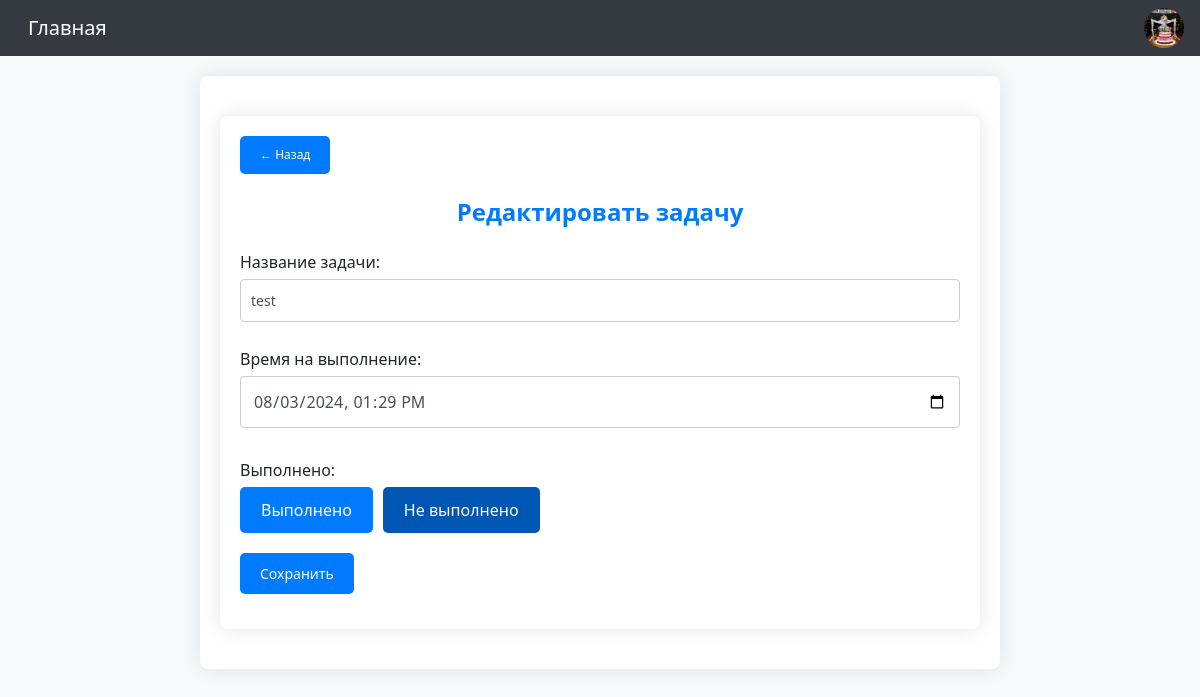
The app's page /project/20/tasks/edit/19/ (signed in) with its own data.
### users_app/models.py (models this page shows, shortened)
class CustomUser(AbstractUser):
    bio = models.TextField(blank=True)
    avatar = models.ImageField(upload_to='avatars/', blank=True, null=True)
    location = models.CharField(max_length=255, blank=True)
    birth_date = models.DateField(null=True, blank=True)
    groups = models.ManyToManyField(
        'auth.Group',
        related_name='custom_user_set',
        blank=True,
        help_text='The groups this user belongs to. A user will get all permissions granted to each of their groups.',
        verbose_name='groups'
    )
    user_permissions = models.ManyToManyField(
        'auth.Permission',
        related_name='custom_user_set',
        blank=True,
        help_text='Specific permissions for this user.',
        verbose_name='user permissions'
    )
    class Meta:
        verbose_name = 'Пользователь'
        verbose_name_plural = 'Пользователи'

### task_app/models.py (models this page shows, shortened)
class Task(models.Model):
    author = models.ForeignKey(settings.AUTH_USER_MODEL, on_delete=models.CASCADE)
    title = models.CharField(max_length=255)
    created_at = models.DateTimeField(auto_now_add=True)
    completed = models.BooleanField(default=False)
    due_date = models.DateTimeField(null=True, blank=True)
    project = models.ForeignKey(Project, on_delete=CASCADE, related_name='tasks', null=True, blank=True)
    tags = models.ManyToManyField(Tag, related_name='tasks')

### task_app/views.py (the view, shortened to what this page needs)
# urls.py: path('project/<int:project_id>/tasks/edit/<int:pk>/', TaskUpdateView.as_view(), name='edit_task'),
class TaskUpdateView(UpdateView):
    model = Task
    form_class = EditTaskForm
    template_name = 'task_update.html'

### task_app/forms.py
class EditTaskForm(forms.ModelForm):
    COMPLETED_CHOICES = [
        (True, 'Выполнено'),
        (False, 'Не выполнено')
    ]
    completed = forms.ChoiceField(
        choices=COMPLETED_CHOICES,
        widget=forms.RadioSelect(),
        label='Статус выполнения'
    )
    class Meta:
        model = Task
        fields = ['title', 'due_date', 'completed']
        labels = {
            'title': 'Название задачи',
            'due_date': 'Дедлайн',
            'completed': 'Статус выполнения',
        }
        widgets = {
            'due_date': forms.DateTimeInput(attrs={'type': 'datetime-local', 'class': 'form-control'}),
            'title': forms.TextInput(attrs={'class': 'form-control'}),
        }

### task_app/templates/task_update.html (shortened to what this page needs)
{% extends 'base.html' %}
{% load static %}
    {% block content %}
        <div class="container">
            <a href="{% url 'tasks_template' project_id=object.project_id %}" class="back-button">Назад</a>
            <div class="project-title">Редактировать задачу</div>
            <form method="post" enctype="multipart/form-data">
                <div class="form-group">
                    <label for="title">Название задачи:</label>
                    {{ form.title }}
                </div>
                <div class="form-group">
                    <label for="due_date">Время на выполнение:</label>
                    {{ form.due_date }}
                </div>
                <div class="form-group">
                    <label for="completed">Выполнено:</label>
                    <div class="button-group">
                        <label for="completed_true" class="btn">Выполнено</label>
                        <label for="completed_false" class="btn">Не выполнено</label>
                    </div>
                </div>
                <div class="form-group">
                    <input type="submit" value="Сохранить">
                </div>
            </form>
        </div>
    {% endblock %}

### project_app/templates/base.html (shortened to what this page needs)
{% load static %}
<!DOCTYPE html>
<html lang="en">
<head>
    <link rel="stylesheet">
    <link rel="stylesheet" href="https://maxcdn.bootstrapcdn.com/bootstrap/4.0.0/css/bootstrap.min.css">
    <link rel="stylesheet" href="{% static 'css/register.css' %}">
    <link rel="stylesheet" href="{% static 'css/tasks.css' %}">
    <link rel="stylesheet" href="{% static 'css/edit_task.css' %}">
    <link rel="stylesheet" href="{% static 'css/add_task.css' %}">
    <link rel="stylesheet" href="{% static 'css/style.css' %}">
    <link rel="stylesheet" href="{% static 'css/base.css' %}">
    <link rel="stylesheet" href="{% static 'css/profile.css' %}">
</head>
<body>
    <nav class="navbar navbar-expand-lg navbar-light bg-light">
        <a class="navbar-brand" href="/">Главная</a>
        <div class="collapse navbar-collapse justify-content-end">
            <div class="profile-menu">
                {% if user.is_authenticated %}
                    <img src="{% if user.avatar %}{{ user.avatar.url }}{% else %}{% static 'images/default-avatar.png' %}{% endif %}" alt="User Avatar" class="rounded-circle" width="40" height="40">
                {% else %}
                    <a class="navbar-brand" href="{% url 'login' %}">Войти</a>
                    <a class="navbar-brand" href="{% url 'registration_template' %}">Зарегистрироваться</a>
                {% endif %}
            </div>
        </div>
    </nav>
    <div class="container">
        {% block content %}
        {% endblock %}
    </div>
</body>
</html>
</html>

### static/css/register.css (style rules this page uses)
* { margin: 0; padding: 0; box-sizing: border-box; }
body { font-family: 'Segoe UI', Tahoma, Geneva, Verdana, sans-serif; background-color: #f8f9fa; }
.container { max-width: 800px; margin: 20px auto; padding: 20px; background-color: #ffffff; border-radius: 8px; box-shadow: 0 0 20px rgba(0, 0, 0, 0.1); }
form { display: flex; flex-direction: column; }
form input[type="text"], form input[type="email"], form input[type="date"], form input[type="password"], form input[type="file"] { padding: 10px; margin-bottom: 10px; border: 1px solid #ccc; border-radius: 4px; font-size: 14px; }

### static/css/tasks.css (style rules this page uses)
* { margin: 0; padding: 0; box-sizing: border-box; }
body { font-family: 'Segoe UI', Tahoma, Geneva, Verdana, sans-serif; background-color: #f8f9fa; }
.container { max-width: 800px; margin: 20px auto; padding: 20px; background-color: #ffffff; border-radius: 8px; box-shadow: 0 0 20px rgba(0, 0, 0, 0.1); }
.project-title { color: #007bff; text-align: center; margin-bottom: 20px; font-size: 24px; font-weight: bold; }
.back-button { display: inline-block; margin-bottom: 20px; padding: 10px 20px; font-size: 12px; color: #fff; background-color: #007bff; border: none; border-radius: 5px; text-decoration: none; }
.back-button::before { content: '← '; }
form { display: flex; flex-direction: column; margin-top: 10px; }
form input[type="text"] { padding: 10px; border: 1px solid #ccc; border-radius: 4px; margin-bottom: 10px; font-size: 14px; }

### static/css/edit_task.css (style rules this page uses)
* { margin: 0; padding: 0; box-sizing: border-box; }
body { font-family: 'Segoe UI', Tahoma, Geneva, Verdana, sans-serif; background-color: #f8f9fa; }
.container { max-width: 800px; margin: 20px auto; padding: 20px; background-color: #ffffff; border-radius: 8px; box-shadow: 0 0 20px rgba(0, 0, 0, 0.1); }
.project-title { color: #007bff; text-align: center; margin-bottom: 20px; font-size: 24px; font-weight: bold; }
.back-button { display: inline-block; margin-bottom: 20px; padding: 10px 20px; font-size: 12px; color: #fff; background-color: #007bff; border: none; border-radius: 5px; text-decoration: none; }
.back-button::before { content: '← '; }
.form-group { margin-bottom: 15px; }
.form-group label { display: block; margin-bottom: 5px; }
.form-group input, .form-group textarea, .form-group select { width: 100%; padding: 10px; border: 1px solid #ddd; border-radius: 5px; font-size: 14px; }
.form-group input[type="submit"] { background-color: #007bff; color: #fff; border: none; cursor: pointer; transition: background-color 0.3s ease; padding: 10px 20px; border-radius: 5px; width: auto; }
.button-group { display: flex; gap: 10px; }
.button-group .btn { display: inline-block; background-color: #007bff; color: #ffffff; padding: 10px 20px; border-radius: 5px; cursor: pointer; transition: background-color 0.3s ease; text-align: center; text-decoration: none; }
.button-group input[type="radio"]:checked + .btn { background-color: #0056b3; }

### static/css/add_task.css (style rules this page uses)
* { margin: 0; padding: 0; box-sizing: border-box; }
body { font-family: 'Segoe UI', Tahoma, Geneva, Verdana, sans-serif; background-color: #f8f9fa; }
.container { max-width: 800px; margin: 20px auto; padding: 20px; background-color: #ffffff; border-radius: 8px; box-shadow: 0 0 20px rgba(0, 0, 0, 0.1); }
form { margin-top: 20px; }
input[type="text"], input[type="datetime-local"] { width: 100%; padding: 12px; margin-bottom: 15px; border: 1px solid #ccc; border-radius: 4px; font-size: 16px; }

### static/css/style.css (style rules this page uses)
* { margin: 0; padding: 0; box-sizing: border-box; }
body { font-family: 'Segoe UI', Tahoma, Geneva, Verdana, sans-serif; background-color: #f8f9fa; }
.container { max-width: 800px; margin: 20px auto; padding: 20px; background-color: #ffffff; border-radius: 8px; box-shadow: 0 0 20px rgba(0, 0, 0, 0.1); }
input[type="text"] { flex: 1; padding: 10px; border: 1px solid #ced4da; border-radius: 4px; margin-right: 10px; font-size: 16px; }
a { color: #007bff; text-decoration: none; transition: color 0.3s; display: inline-block; padding: 8px 12px; border-radius: 4px; }

### static/css/base.css (style rules this page uses)
* { margin: 0; padding: 0; box-sizing: border-box; }
body { font-family: 'Segoe UI', Tahoma, Geneva, Verdana, sans-serif; background-color: #f8f9fa; }
.container { max-width: 800px; margin: 20px auto; padding: 20px; background-color: #ffffff; border-radius: 8px; box-shadow: 0 0 20px rgba(0, 0, 0, 0.1); }
.navbar { background-color: #343a40 !important; }
.navbar .navbar-brand { color: #ffffff !important; }
.navbar .profile-menu { position: relative; display: inline-block; }
.navbar .profile-menu img { cursor: pointer; border-radius: 50%; }

### records on screen
CustomUser: avatar (picture)
Task: title "test", due_date "08/03/2024 13:29"
